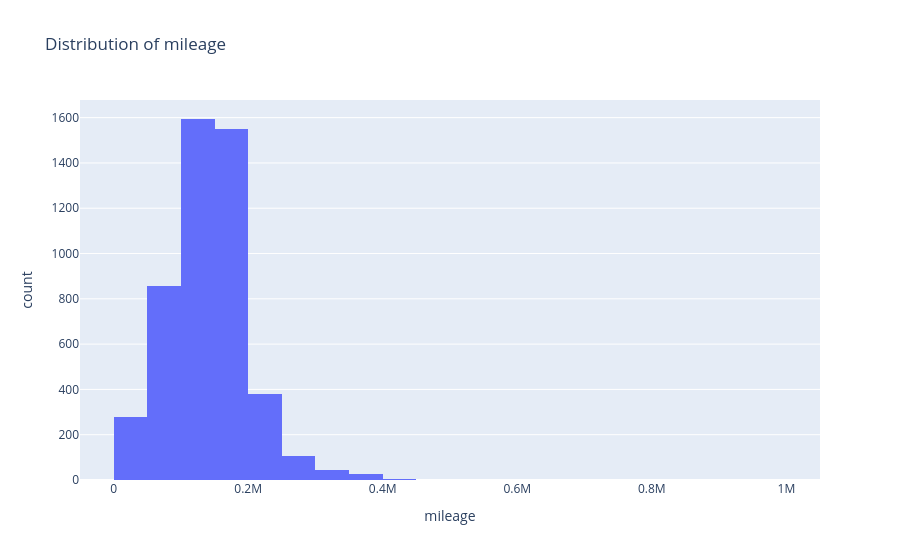

Write notebook code for a chart like this one.
### Markdown cell above
## mileage

### Code cell
px.histogram(df, x="mileage", title="Distribution of mileage", nbins=50).show()

### Figure 1 — Plotly figure (JSON) as saved in the notebook; plotly's stock layout.template omitted (floating-point values rounded to 4 significant figures; data arrays with more than 128 entries replaced by an {"elided": "..."} marker saying what was removed)
{"data": [{"bingroup": "x", "hovertemplate": "mileage=%{x}<br>count=%{y}<extra></extra>", "legendgroup": "", "marker": {"color": "#636efa", "pattern": {"shape": ""}}, "name": "", "nbinsx": 50, "orientation": "v", "showlegend": false, "type": "histogram", "x": {"elided": "4843 int values"}, "xaxis": "x", "yaxis": "y"}], "layout": {"barmode": "relative", "legend": {"tracegroupgap": 0}, "title": {"text": "Distribution of mileage"}, "xaxis": {"anchor": "y", "domain": [0, 1], "title": {"text": "mileage"}}, "yaxis": {"anchor": "x", "domain": [0, 1], "title": {"text": "count"}}}}
